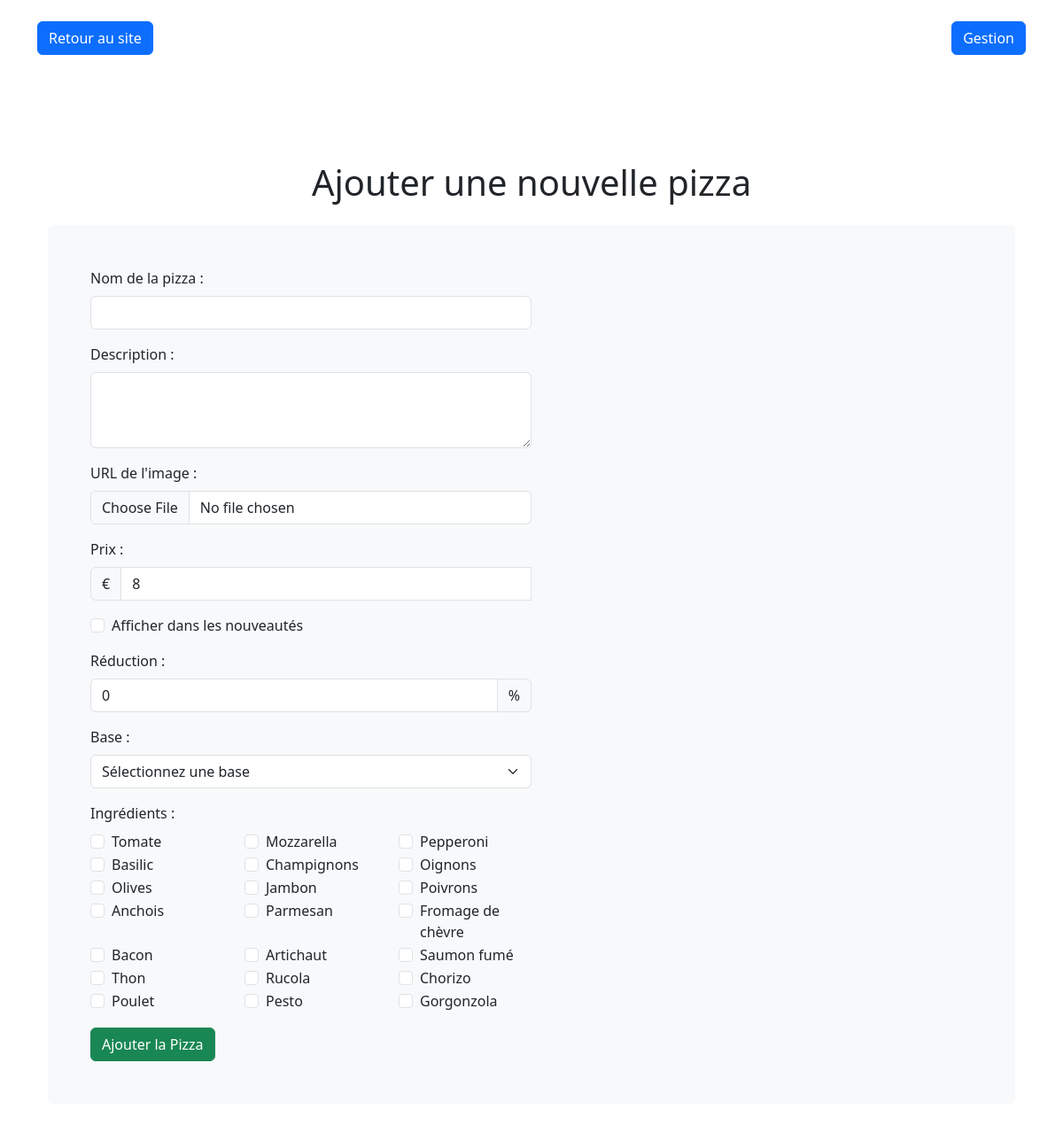
Page /back_office/test_create_pizza.php on the committed database.
### tables this page shows
CREATE TABLE `ingredients` (
  `ingredient_id` int NOT NULL,
  `name` varchar(255) NOT NULL,
  `description` varchar(255) NOT NULL,
  `image_url` varchar(255) NOT NULL,
  `extra_price` decimal(5,2) DEFAULT NULL,
  `is_available` tinyint(1) NOT NULL,
  `is_bio` tinyint(1) NOT NULL,
  `is_allergen` tinyint(1) NOT NULL
);

### src/back_office/test_create_pizza.php (the view, shortened to what this page needs)
<!DOCTYPE html>
<html lang="fr">
<head>
    <link href="https://cdn.jsdelivr.net/npm/bootstrap@5.3.0/dist/css/bootstrap.min.css" rel="stylesheet">
</head>
<body class="container my-4">
    <div class="d-flex justify-content-between mb-4">
        <a href="../index.php" class="btn btn-primary">Retour au site</a>
        <a href="../back_office/backoffice.php" class="btn btn-primary">Gestion</a>
    </div>
    <br><br>
    <div class="container mt-5 mx-auto">
        <h1 class="mb-4 text-center">Ajouter une nouvelle pizza</h1>
        <form class="bg-light rounded-2 p-5" id="uploadForm" action="bo_create_pizza.php" method="POST"
            enctype="multipart/form-data" class="needs-validation" novalidate>
            <div class="mb-3 col-md-6">
                <label for="name" class="form-label">Nom de la pizza :</label>
                <input type="text" id="name" name="name" class="form-control" required>
            </div>
            <div class="mb-3 col-md-6">
                <label for="description" class="form-label">Description :</label>
                <textarea id="description" name="description" class="form-control" rows="3" required></textarea>
            </div>
            <div class="mb-3 col-md-6">
                <label for="image_url" class="form-label">URL de l'image :</label>
                <input type="file" id="image_url" name="image_url" class="form-control" accept=".jpg, .jpeg, .png, .gif"
                    required>
            </div>
            <div class="mb-3 col-md-6">
                <label for="price" class="form-label">Prix :</label>
                <div class="input-group">
                    <span class="input-group-text">€</span>
                    <input type="number" id="price" name="price" class="form-control" step="0.1" value="8" required>
                </div>
            </div>
            <div class="form-check mb-3">
                <input type="checkbox" id="is_new" name="is_new" class="form-check-input">
                <label for="is_new" class="form-check-label">Afficher dans les nouveautés</label>
            </div>
            <div class="mb-3 col-md-6">
                <label for="is_discounted" class="form-label">Réduction :</label>
                <div class="input-group">
                    <input type="number" id="is_discounted" name="is_discounted" class="form-control" step="1"
                        value="0">
                    <span class="input-group-text">%</span>
                </div>
            </div>
            <div class="mb-3 col-md-6">
                <label for="base_id" class="form-label">Base :</label>
                <select id="base_id" name="base_id" class="form-select" required>
                    <option default disabled selected>Sélectionnez une base</option>
                    <?php
                        require_once('../php_sql/db_connect.php');
                    ?>
                </select>
            </div>
            <div class="mb-3 col-md-6">
                <label class="form-label">Ingrédients :</label>
                <div class="row">
                    <?php
                        $sql = "SELECT ingredient_id, name, description FROM ingredients";
                        $query = $db->prepare($sql);
                        $query->execute();
                        $ingredients = $query->fetchAll(PDO::FETCH_ASSOC);
                        foreach ($ingredients as $ingredient){
                            echo '<div class="col-md-4">';
                            echo '<div class="form-check">';
                            echo '<input type="checkbox" name="ingredients[]" value="'.$ingredient['ingredient_id'].'" class="form-check-input">';
                            echo '<label class="form-check-label">'.$ingredient['name'].'</label>';
                            echo '</div>';
                            echo '</div>';
                        }
                    ?>
                </div>
            </div>
            <button type="submit" class="btn btn-success">Ajouter la Pizza</button>
        </form>
    </div>
</body>
</html>

### rows in the picture
ingredients: name "Tomate"
ingredients: name "Mozzarella"
ingredients: name "Pepperoni"
ingredients: name "Basilic"
ingredients: name "Champignons"
ingredients: name "Oignons"
ingredients: name "Olives"
ingredients: name "Jambon"
ingredients: name "Poivrons"
ingredients: name "Anchois"
ingredients: name "Parmesan"
ingredients: name "Fromage de chèvre"
ingredients: name "Bacon"
ingredients: name "Artichaut"
ingredients: name "Saumon fumé"
ingredients: name "Thon"
ingredients: name "Rucola"
ingredients: name "Chorizo"
ingredients: name "Poulet"
ingredients: name "Pesto"
ingredients: name "Gorgonzola"
